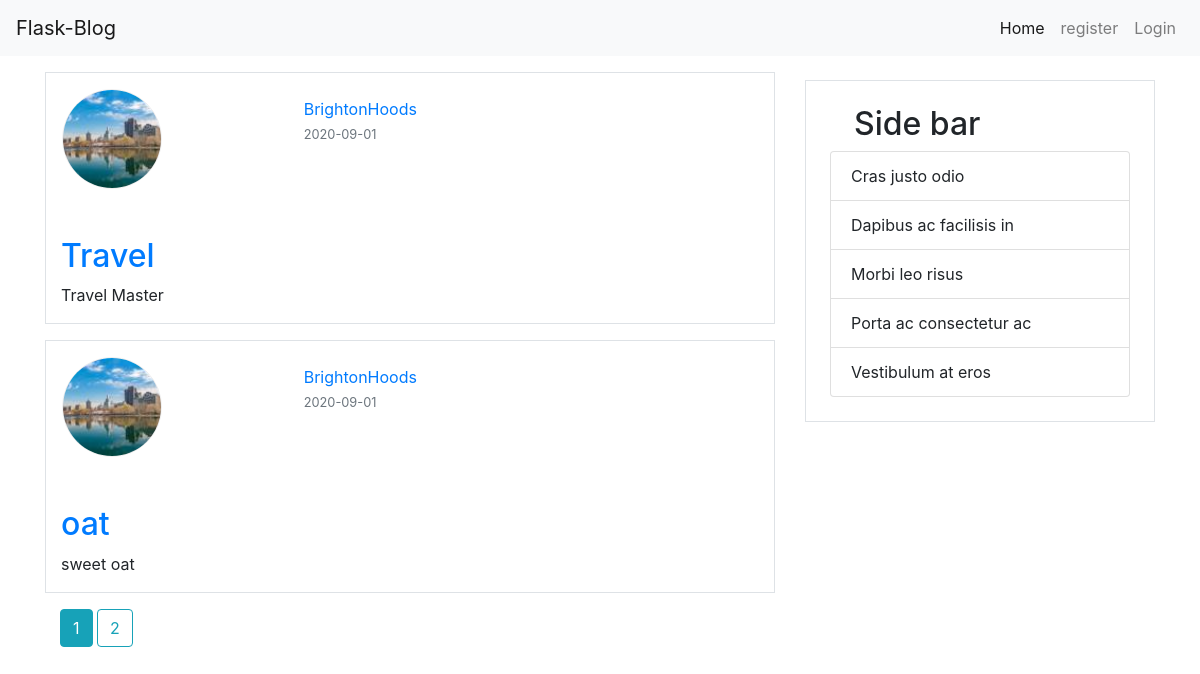
The page /user/BrightonHoods on the database as committed earlier.
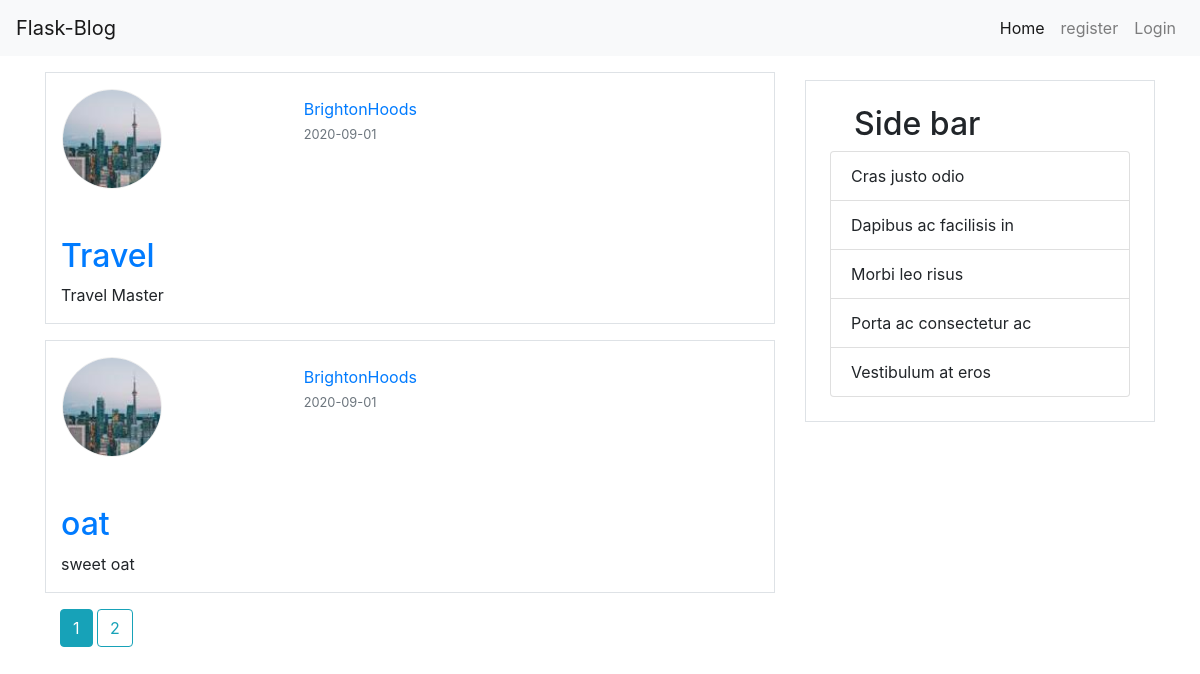
The same page on the database as committed later.
### flaskblog/models.py (models this page shows, shortened)
class Post(db.Model):
    id = db.Column(db.Integer,primary_key=True)
    title = db.Column(db.String(100),nullable=False)
    content = db.Column(db.Text,nullable=False)
    date_posted = db.Column(db.DateTime,nullable=False,default=datetime.utcnow)
    user_id = db.Column(db.Integer,db.ForeignKey('user.id'),nullable=False)

class User(db.Model,UserMixin):
    id = db.Column(db.Integer,primary_key=True)
    username = db.Column(db.String(20),unique=True,nullable=False)
    email = db.Column(db.String(120),unique=True,nullable=False)
    image_file = db.Column(db.String(60),nullable=False,default='default.png')
    password = db.Column(db.String(20),nullable=False)
    posts = db.relationship('Post',backref='author',lazy=True)

### flaskblog/users/routes.py (the view)
@users.route('/user/<string:username>')
def user_post(username):
    user = User.query.filter_by(username=username).first_or_404()
    page = request.args.get('page',1,type=int)
    posts = Post.query.filter_by(author=user).order_by(Post.date_posted.desc()).paginate(page=page,per_page=2)
    return render_template('user_posts.html',posts=posts,user=user)

### flaskblog/templates/user_posts.html
{% extends "base.html"%}
{% block content%}
    <div class="container">
        {%for post in posts.items%}
            <div class="row border mb-3">
                <div class="col-md-4 p-3">
                    <div class="" >
                        <img src="{{url_for('static',filename='profile_pic/'+ post.author.image_file)}}" alt="" style="width:100px; height:100px; border: 1px solid #eee; border-radius: 50%;display: block; object-fit: cover; " class="">
                    </div>
                </div>
                <div class="col-md-8 pt-4">
                    <a href="{{url_for('users.user_post',username=post.author.username)}}">{{post.author.username}}</a>
                    <p class=""><small class="text-muted">{{post.date_posted.strftime('%Y-%m-%d')}}</small></p>
                </div>
                <div class="col-md-12  pt-4">
                    <h2 class="my-2"><a href="{{url_for('posts.post', post_id = post.id)}}">{{post.title}}</a></h2>
                    <p>{{post.content}}</p>
                </div>
            </div>
        {%endfor%}
        {% for page_num in posts.iter_pages(left_edge=1,right_edge=1,left_current=1,right_current=2)%}
            {% if page_num%}
                {% if posts.page == page_num%}
                <a class="btn btn-info" href="{{url_for('users.user_post', page = page_num,username=user.username)}}">{{page_num}}</a>
                {%else%}
                    <a class="btn btn-outline-info" href="{{url_for('users.user_post', page = page_num,username=user.username)}}">{{page_num}}</a>
                {%endif%}
            {%else%}
                ...
            {%endif%}
        {%endfor%}
    </div>
{% endblock content%}

Rows that differ between the two databases and show on the page:
changed through a linked row, Post "Travel": image_file: a different picture
changed through a linked row, Post "oat": image_file: a different picture
